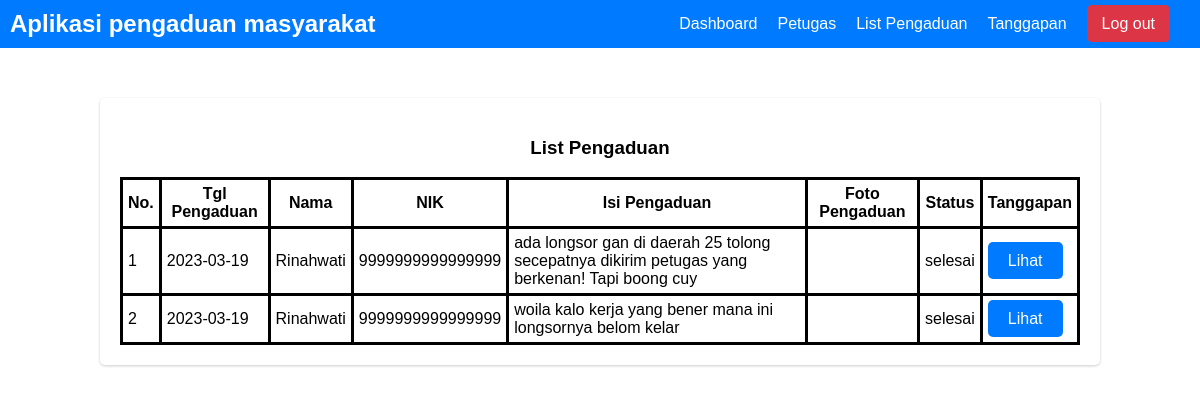
Screenshot of /admin/tanggapan.php (signed in) with the database file from the repository.
### tables this page shows
CREATE TABLE `pengaduan` (
  `id_pengaduan` int NOT NULL,
  `tgl_pengaduan` date NOT NULL,
  `nik` char(16) NOT NULL,
  `isi_laporan` text NOT NULL,
  `foto` varchar(255) DEFAULT NULL,
  `status` enum('0','proses','selesai') NOT NULL
);

CREATE TABLE `masyarakat` (
  `nik` char(16) NOT NULL,
  `nama` varchar(35) NOT NULL,
  `username` varchar(25) NOT NULL,
  `password` varchar(32) NOT NULL,
  `telp` varchar(13) NOT NULL
);

### admin/tanggapan.php (the view, shortened to what this page needs)
<?php
    include "../koneksi.php";
?>
<!DOCTYPE html>
<html lang="en">
<?php include 'templates/head.php' ?>
<body>
<?php include 'templates/nav.php'?>
<div class="card">
    <div class="card-body">
        <h3 class="h3">List Pengaduan</h3>
        <table class="table list">
            <tr>
                <th class="tlist">No.</th>
                <th class="tlist">Tgl Pengaduan</th>
                <th class="tlist">Nama</th>
                <th class="tlist">NIK</th>
                <th class="tlist">Isi Pengaduan</th>
                <th class="tlist">Foto Pengaduan</th>
                <th class="tlist">Status</th>
                <th class="tlist">Tanggapan</th>
            </tr>
                <?php
                    $no = 1;
                    $query = mysqli_query($kon, "SELECT pengaduan.*, masyarakat.* FROM pengaduan LEFT JOIN masyarakat ON pengaduan.nik = masyarakat.nik WHERE pengaduan.status = 'selesai' " );
                    while($data = mysqli_fetch_array($query)){
                ?>
            <tr>
                        <td class="tlist"><?php echo $no++ ?></td>
                        <td class="tlist"><?php echo $data['tgl_pengaduan'] ?></td>
                        <td class="tlist"><?php echo $data['nama'] ?></td>
                        <td class="tlist"><?php echo $data['nik'] ?></td>
                        <td class="tlist"><?php echo $data['isi_laporan'] ?></td>
                        <td class="tlist"><img src="../user/gambar/<?php echo $data['foto'] ?>" alt="" width="200px"></td>
                        <td class="tlist"><?php
                           echo $data['status'];
                        ?></td>
                    <td class="tlist">
                                    <a href="detail.php?id=<?php echo $data['id_pengaduan']  ?> " class="btn btn-sm" >Lihat</a>
                    </td>
            </tr>
                <?php } ?>
        </table>
    </div>
</div>
</body>
</html>

### admin/templates/head.php (shortened to what this page needs)
<head>
    <link rel="stylesheet" href="../assets/style.css">
</head>

### admin/templates/nav.php
<nav>
    <div class="navbar">
        <h2 class="title">Aplikasi pengaduan masyarakat</h2>
        <ul>
            <li><a href="dashboard.php">Dashboard</a></li>
            <li><a href="">Petugas</a></li>
            <li><a href="pengaduan.php">List Pengaduan</a></li>
            <li><a href="tanggapan.php">Tanggapan</a></li>
            <li><a href="../logout.php" onclick="return confirm('Yakin ingin Log Out ? ')" class="btn btn-danger">Log out</a></li>
        </ul>
    </div>
</nav>

### assets/style.css (style rules this page uses)
body { background-image: url("bg.jpg"); background-size: cover; font-family: Arial, sans-serif; margin: 0; padding: 0; }
.h3 { color: black; }
.btn { background-color: #007bff; color: #fff; border: none; padding: 10px 20px; border-radius: 5px; cursor: pointer; width: 100%; }
.card { background-color: #fff; border-radius: 5px; box-shadow: 0px 1px 3px rgba(0, 0, 0, 0.2); min-width: 400px; max-width: 80%; margin: 0 auto; padding: 20px; margin-top: 50px; margin-bottom: 50px; }
.card-body { display: flex; flex-direction: column; align-items: center; }
.navbar { display: flex; justify-content: space-between; align-items: center; background-color: #007bff; color: #fff; padding: 10px; margin: 0; }
.title { margin: 0; font-size: 24px; }
ul { list-style: none; display: flex; margin: 0; padding: 0; }
li { margin-right: 20px; font-size: 16px; }
li:last-child a { background-color: #dc3545; color: #fff; padding: 10px 15px; border-radius: 5px; text-decoration: none; }
a { color: #fff; text-decoration: none; }
.list { border-collapse: collapse; }
.table { border-collapse: collapse; }
.tlist { border: 3px solid black; padding: 5px; }
.btn-sm { width: 50px; }
.btn-danger { background-color: #dc3545; }

### rows the page displays
pengaduan: tgl_pengaduan "2023-03-19", nik.nama "Rinahwati", nik.nik "9999999999999999", isi_laporan "ada longsor gan di daerah 25 tolong secepatnya dikirim petugas yang berkenan! Tapi boong cuy", status "selesai"
pengaduan: tgl_pengaduan "2023-03-19", nik.nama "Rinahwati", nik.nik "9999999999999999", isi_laporan "woila kalo kerja yang bener mana ini longsornya belom kelar", status "selesai"
